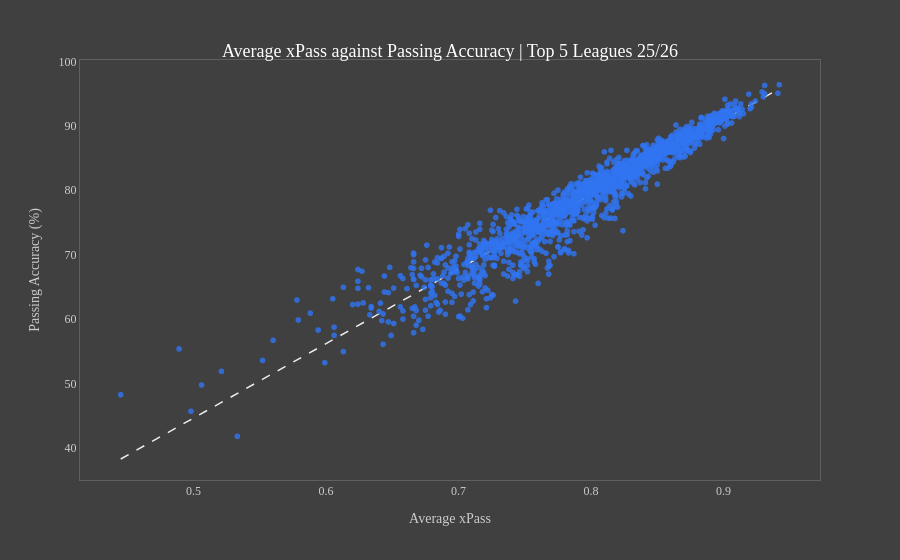

Source (notebook cell):
### Markdown cell above
### Average xPass against Passing accuracy

### Code cell
import plotly.express as px
import numpy as np
from scipy.stats import linregress

plot_data = player_season_xpass[player_season_xpass["matches_played"] >= 20][["player", 
                                                                              "avg_xPass", 
                                                                              "passing_acc", 
                                                                              "PAx_per_100"]].dropna().copy()

plot_data["avg_xPass"] = plot_data["avg_xPass"].round(3)
plot_data["passing_acc"] = plot_data["passing_acc"].round(3)
plot_data["PAx_per_100"] = plot_data["PAx_per_100"].round(3)


# Regression statistics
x = plot_data["avg_xPass"]
y = plot_data["passing_acc"]

regression = linregress(x, y)
r = regression.rvalue
r_squared = r ** 2
p = regression.pvalue

print(f"Correlation (r): {r:.3f}")
print(f"R²: {r_squared:.3f}")
print(f"p-value: {p:.3e}")

fig = px.scatter(
    plot_data,
    x="avg_xPass",
    y="passing_acc",
    color_discrete_sequence=["#3074F2"],    
    custom_data=["avg_xPass",
                 "passing_acc",
                 "PAx_per_100"],
    
    hover_name="player",
    hover_data={
        "player": False,
        "avg_xPass": ":.3f",
        "passing_acc" : ":.3f",
        "PAx_per_100" : ":.3f"
    },
    labels={
    "avg_xPass": "Average xPass",
    "passing_acc": "Passing accuracy (%)",
    "PAx_per_100": "PAx per 100 passes"},
    
    trendline="ols",
    trendline_scope = "overall",
    opacity=0.8)

fig.update_traces(
    hovertemplate=(
        "<b>%{hovertext}</b><br>"
        "Average xPass: %{customdata[0]:.2f}<br>"
        "Passing Accuracy: %{customdata[1]:.2f}%<br>"
        "PAx per 100 passes: %{customdata[2]:.2f}<br>"
        "<extra></extra>"
    ),
    selector=dict(mode="markers")
)


fig.update_traces(
    line=dict(
        color="#fff", 
        width=1.5,          
        dash="dash"       
    ),
    opacity=0.9,
    selector=dict(mode="lines"),
    showlegend = False
)

fig.update_layout(
    template="plotly_dark",
    paper_bgcolor="#404040",
    plot_bgcolor="#404040",
    title={
        "text": "Average xPass against Passing Accuracy | Top 5 Leagues 25/26",
        "x": 0.5,
        "xanchor": "center",
        "y": 0.92,
        "font": {
            "family": "DIN Alternate",
            "size": 18,
            "color": "#FFFFFF"
        }
    },
    font={
        "family": "DIN Alternate",
        "size": 12,
        "color": "#CCCCCC"
    },
    xaxis_title="Average xPass",
    yaxis_title="Passing Accuracy (%)",

    xaxis={
        "showgrid": False,
        "gridcolor": "#616060",
        "gridwidth": 1,
        "zeroline": False,
        "mirror" : True,
        "showline": True,
        "linecolor": "#616060"
    },
    yaxis={
        "showgrid": False,
        "gridcolor": "#616060",
        "gridwidth": 1,
        "zeroline": False,
        "mirror" : True,
        "showline": True,
        "linecolor": "#616060"
    },

    height=None,
    autosize = True
)

fig.show()

fig.write_html(Path.cwd().parent / "figures/xPass_passing_accuracy.html",
              config = {"responsive" : True,
                        "displayModeBar" : False})

### Figure 1 — Plotly figure (JSON) as saved in the notebook; plotly's stock layout.template omitted (floating-point values rounded to 4 significant figures; data arrays with more than 128 entries replaced by an {"elided": "..."} marker saying what was removed)
{"data": [{"customdata": {"elided": "1502x4 mixed values"}, "hovertemplate": "<b>%{hovertext}</b><br>Average xPass: %{customdata[0]:.2f}<br>Passing Accuracy: %{customdata[1]:.2f}%<br>PAx per 100 passes: %{customdata[2]:.2f}<br><extra></extra>", "hovertext": {"elided": "1502 str values"}, "legendgroup": "", "marker": {"color": "#3074F2", "opacity": 0.8, "symbol": "circle"}, "mode": "markers", "name": "", "showlegend": false, "type": "scattergl", "x": {"elided": "1502 float values"}, "xaxis": "x", "y": {"elided": "1502 float values"}, "yaxis": "y"}, {"hovertemplate": "<b>OLS trendline</b><br>passing_acc = 115.632 * avg_xPass + -13.1853<br>R<sup>2</sup>=0.918069<br><br>Average xPass=%{x:.3f}<br>Passing accuracy (%)=%{y:.3f} <b>(trend)</b><extra></extra>", "legendgroup": "Overall Trendline", "line": {"color": "#fff", "dash": "dash", "width": 1.5}, "mode": "lines", "name": "Overall Trendline", "opacity": 0.9, "showlegend": false, "type": "scatter", "x": {"elided": "1502 float values"}, "xaxis": "x", "y": {"elided": "1502 float values"}, "yaxis": "y"}], "layout": {"autosize": true, "font": {"color": "#CCCCCC", "family": "DIN Alternate", "size": 12}, "legend": {"tracegroupgap": 0}, "margin": {"t": 60}, "paper_bgcolor": "#404040", "plot_bgcolor": "#404040", "title": {"font": {"color": "#FFFFFF", "family": "DIN Alternate", "size": 18}, "text": "Average xPass against Passing Accuracy | Top 5 Leagues 25/26", "x": 0.5, "xanchor": "center", "y": 0.92}, "xaxis": {"anchor": "y", "autorange": true, "domain": [0, 1], "gridcolor": "#616060", "gridwidth": 1, "linecolor": "#616060", "mirror": true, "range": [0.4149, 0.9721], "showgrid": false, "showline": true, "title": {"text": "Average xPass"}, "type": "linear", "zeroline": false}, "yaxis": {"anchor": "x", "autorange": true, "domain": [0, 1], "gridcolor": "#616060", "gridwidth": 1, "linecolor": "#616060", "mirror": true, "range": [34.98, 100.8], "showgrid": false, "showline": true, "title": {"text": "Passing Accuracy (%)"}, "type": "linear", "zeroline": false}}}
